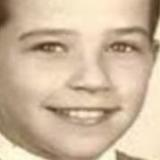
#> input picture data/non_elderly/10_0_0_20170117175625724.jpg.chip.jpg, 160 x 160 px; its folder holds only this picture in this run
$ python test.py   (older library calls are emulated)
#> lines starting #> are read from the running program, lines starting #| are printed output that depends on the picture
from pathlib import Path
import re, cv2
from PIL import Image
import numpy as np
from collections import Counter

DATA_DIR = Path("data/non_elderly")
age_re = re.compile(r"^(\d+)_")

def parse_age(name):
    m = age_re.match(name)
    return int(m.group(1)) if m else None

def lap_var(gray):
    return cv2.Laplacian(gray, cv2.CV_64F).var()

def is_false_colormap(arr, thresh=0.25):
    if arr.ndim == 2:
        arr = np.stack([arr]*3, axis=-1)
    r,g,b = arr[...,0],arr[...,1],arr[...,2]
    bad = (r < 25) & ((g > 140) | (b > 140))
    return bad.mean() > thresh

ages = []
blurry = heat = total = 0

for p in DATA_DIR.iterdir():
    if p.suffix.lower().endswith("jpg"):
        total += 1
        age = parse_age(p.name)
        if age: ages.append(age)
        img = np.array(Image.open(p).convert("RGB"))
#> img is the input picture: shape (160, 160, 3); mean R, G, B 206.3, 183.7, 157.8
        gray = cv2.cvtColor(img, cv2.COLOR_RGB2GRAY)
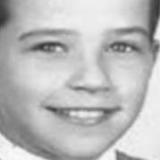
#> gray: shape (160, 160); min 49, max 251, mean 187.4
        if lap_var(gray) < 75:
            blurry += 1
#> blurry = 1
        if is_false_colormap(img):
#> in is_false_colormap, `r,g,b = arr[...,0],arr[...,1],arr[...,2]`:
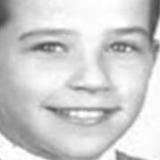
#> r: shape (160, 160); min 69, max 255, mean 206.3
#> in is_false_colormap, `r,g,b = arr[...,0],arr[...,1],arr[...,2]`:
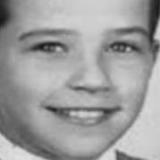
#> b: shape (160, 160); min 21, max 225, mean 157.8
#> in is_false_colormap, `bad = (r < 25) & ((g > 140) | (b > 140))`: bad: shape (160, 160) bool; every value is 0
            heat += 1

print("Tổng ảnh:", total)
print("Mờ (blur):", blurry)
#| Mờ (blur): 1
print("Giả màu (heatmap):", heat)
print("Phân bố tuổi:", Counter(ages))

$ run again, on data/non_elderly/13_1_4_20170103212548662.jpg.chip.jpg
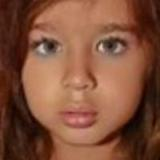
#> input picture data/non_elderly/13_1_4_20170103212548662.jpg.chip.jpg, 160 x 160 px
#> img is the input picture: shape (160, 160, 3); mean R, G, B 129.6, 81.1, 58.9
#> `gray = cv2.cvtColor(img, cv2.COLOR_RGB2GRAY)`:
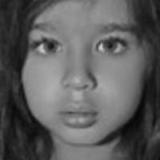
#> gray: shape (160, 160); min 6, max 203, mean 93.1
#> blurry = 1
#> in is_false_colormap, `r,g,b = arr[...,0],arr[...,1],arr[...,2]`:
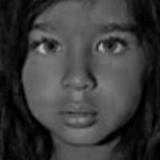
#> b: shape (160, 160); min 0, max 189, mean 58.9
#> bad: shape (160, 160) bool; every value is 0
#| Mờ (blur): 1

$ run again, on data/non_elderly/14_0_2_20170104013318514.jpg.chip.jpg
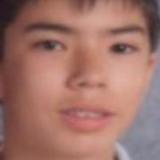
#> input picture data/non_elderly/14_0_2_20170104013318514.jpg.chip.jpg, 160 x 160 px
#> img is the input picture: shape (160, 160, 3); mean R, G, B 161.1, 115.3, 106
#> `gray = cv2.cvtColor(img, cv2.COLOR_RGB2GRAY)`:
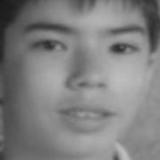
#> gray: shape (160, 160); min 23, max 191, mean 128
#> blurry = 1
#> in is_false_colormap, `r,g,b = arr[...,0],arr[...,1],arr[...,2]`:
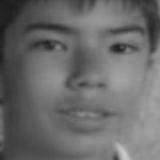
#> b: shape (160, 160); min 25, max 200, mean 106
#> bad: shape (160, 160) bool; every value is 0
#| Mờ (blur): 1

$ run again, on data/non_elderly/10_1_0_20170109203642966.jpg.chip.jpg
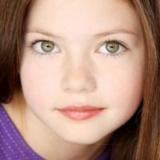
#> input picture data/non_elderly/10_1_0_20170109203642966.jpg.chip.jpg, 160 x 160 px
#> img is the input picture: shape (160, 160, 3); mean R, G, B 179.8, 144.7, 130.5
#> in is_false_colormap, `r,g,b = arr[...,0],arr[...,1],arr[...,2]`:
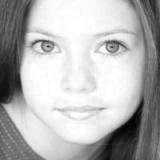
#> r: shape (160, 160); min 0, max 255, mean 179.8
#> in is_false_colormap, `r,g,b = arr[...,0],arr[...,1],arr[...,2]`:
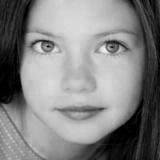
#> b: shape (160, 160); min 0, max 243, mean 130.5
#> bad: shape (160, 160) bool; every value is 0
